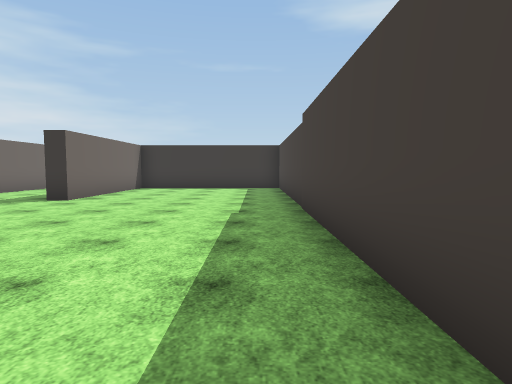
[1] (above)

21 first-person views from a walk through a Unity game level. The camera is 1.5 m above the floor, tilts 4° down and sees 75° across. The floor is counted in squares, 2 m on a side. Each view is taken from the middle of a square. On the plan, view 1 faces up. The plan holds only what a view shows up to about 11 squares ahead; the rest is blank. The player is left out. Some surface patterns are stand-ins.

[2]
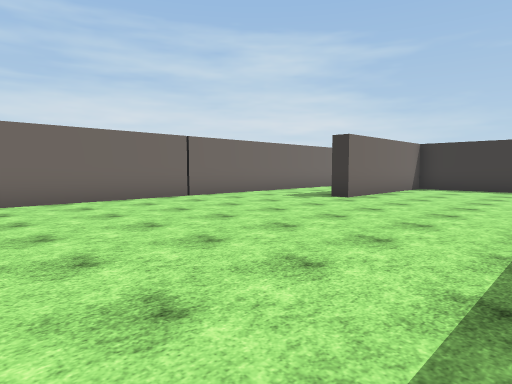

[3]
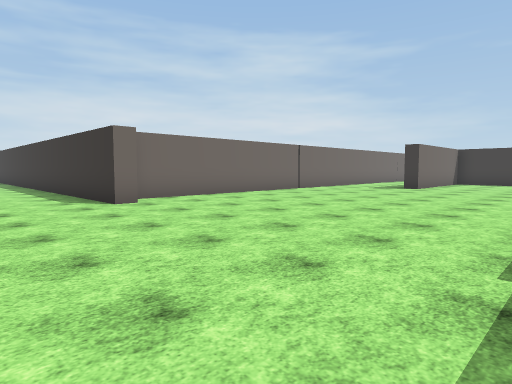

[4]
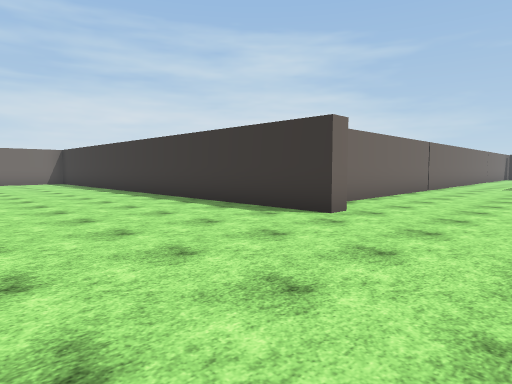

[5]
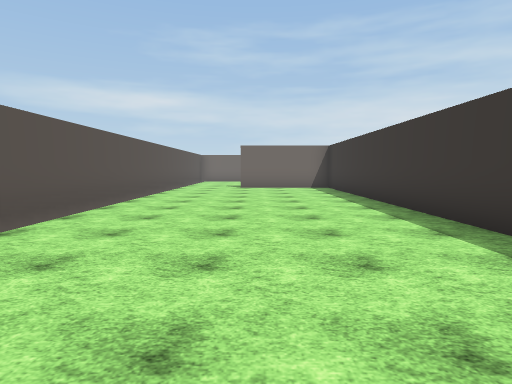

[6]
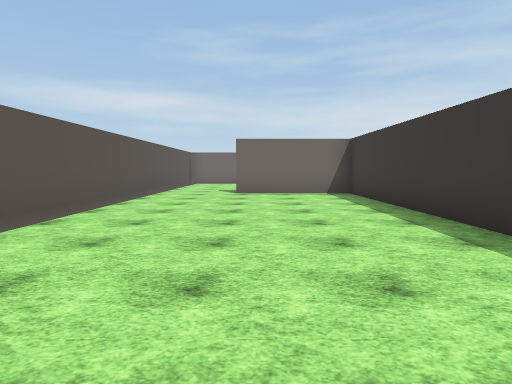

[7]
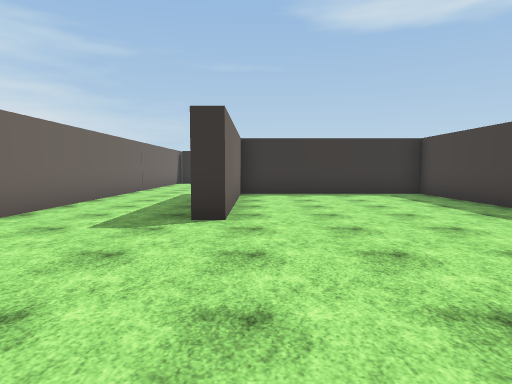

[8]
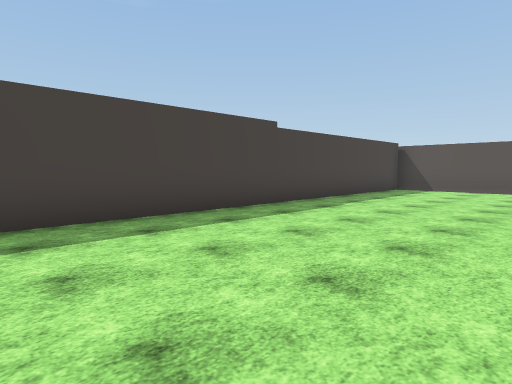

[9]
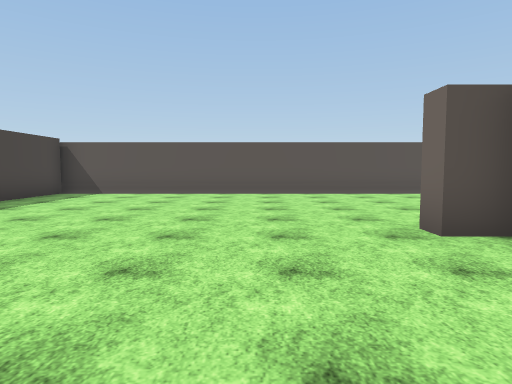

[10]
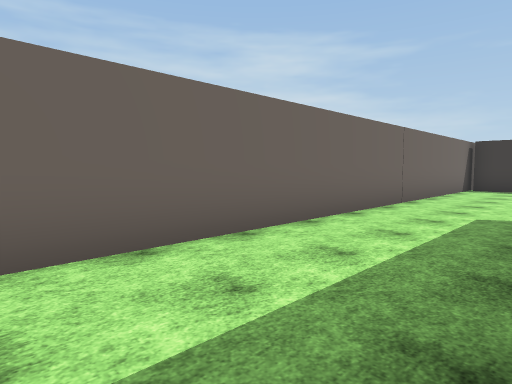

[11]
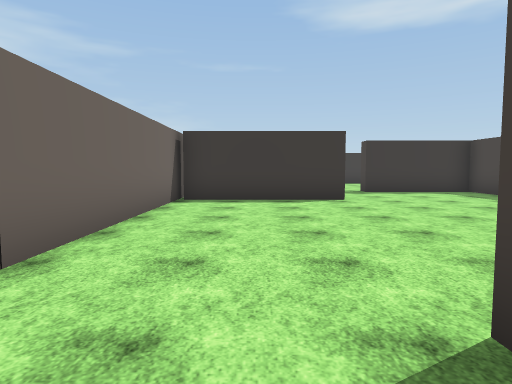

[12]
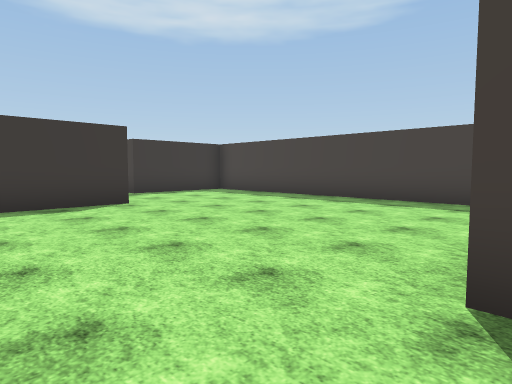

[13]
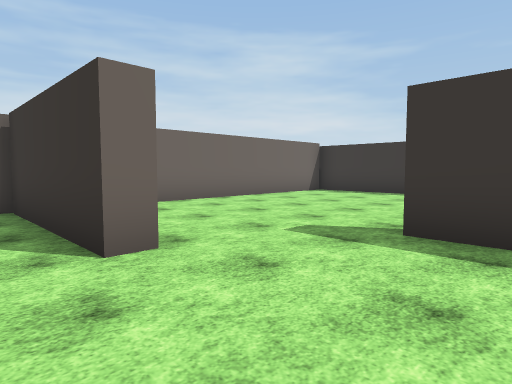

[14]
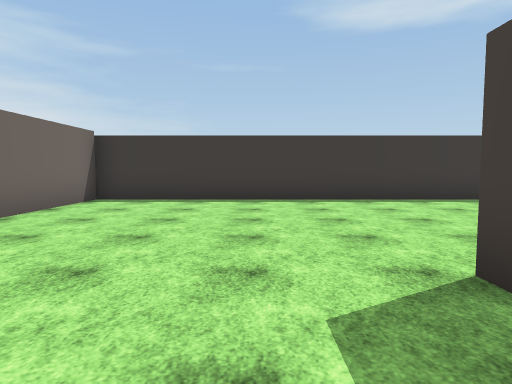

[15]
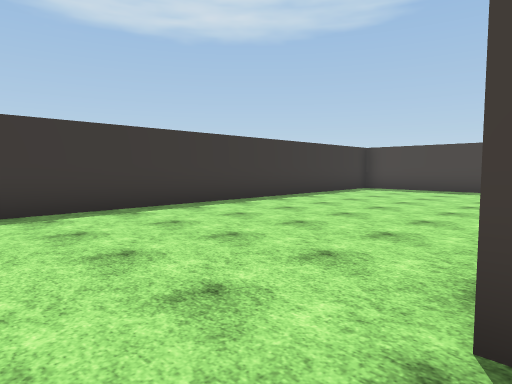

[16]
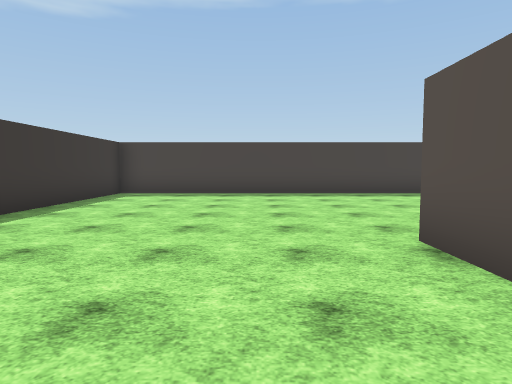

[17]
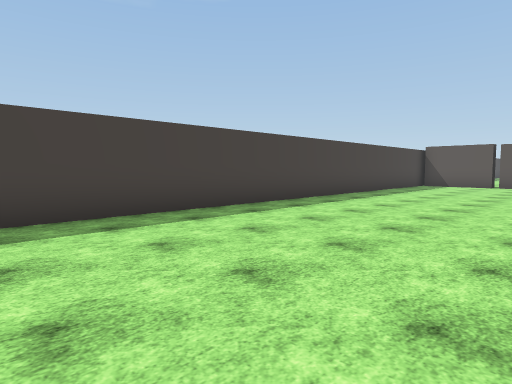

[18]
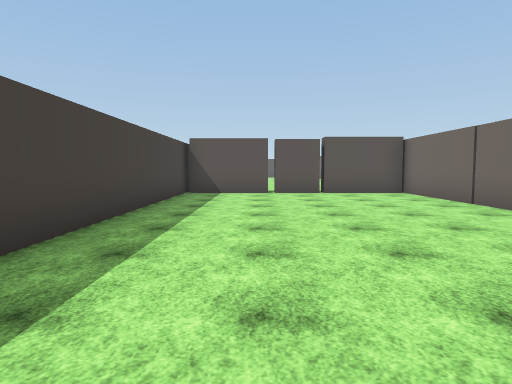

[19]
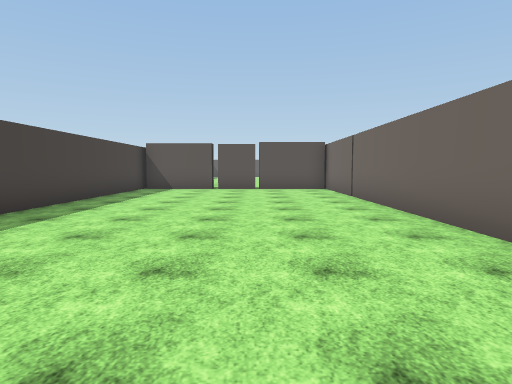

[20]
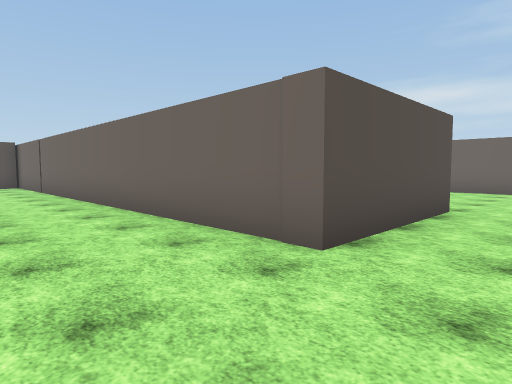

[21]
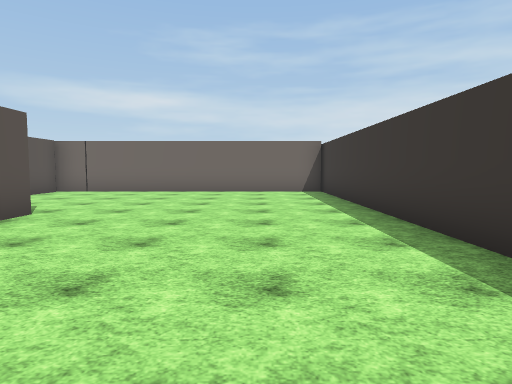

### Floor plan
Ten units are one square. View 1 is at (0, 0); x grows to the right and y downward. Boxes are objects, and circles mark ways between rooms. Rooms are numbered by the first view taken in them; rooms with no view inside come last. Other rooms are left out.
<svg viewBox="-235 -296 322 383">
<path fill="none" stroke="#000" d="M-79 16 -71 16 -71 21 -221 21 -221 56M-101 82 9 82 9 -130 -45 -130M-44 -126 -44 -79 -50 -79M-79 -144 -79 12M-230 82 -131 82M-39 -206 -39 -200 -78 -200M9 -146 9 -228 -25 -228M-79 -199 -79 -144M-25 -228 -25 -233 14 -233 14 -97 81 -97M-78 -206 -65 -206M39 -98 39 -91M82 -89 82 -291 -79 -291 -79 -199"/>
<circle cx="-65" cy="-145" r="3" fill="#2a7"/>
<circle cx="-23" cy="-210" r="3" fill="#2a7"/>
<text x="-70" y="0">1</text>
<text x="-30" y="-170">2</text>
<text x="20" y="-210">3</text>
</svg>
Room 1 opens to room 2. Room 2 opens to room 3.

Where each view was taken, in squares from view 1:
view 1: 0 up, 0 right, facing up
view 2: 0 up, 0 right, facing up-left
view 3: 5 down, 0 right, facing up-left
view 4: 7 down, 4 left, facing up-left
view 5: 5 down, 9 left, facing left
view 6: 5 down, 12 left, facing left
view 7: 3 up, 4 left, facing up
view 8: 4 up, 4 left, facing down-right
view 9: 2 up, 5 left, facing down
view 10: 7 up, 5 left, facing up-left
view 11: 12 up, 6 left, facing up
view 12: 13 up, 7 left, facing up-right
view 13: 19 up, 1 left, facing up-left
view 14: 21 up, 4 left, facing up
view 15: 23 up, 4 left, facing up-right
view 16: 25 up, 2 left, facing right
view 17: 25 up, 3 right, facing down-right
view 18: 20 up, 6 right, facing down
view 19: 22 up, 4 right, facing down
view 20: 25 up, 4 right, facing down-left
view 21: 27 up, 3 right, facing left
